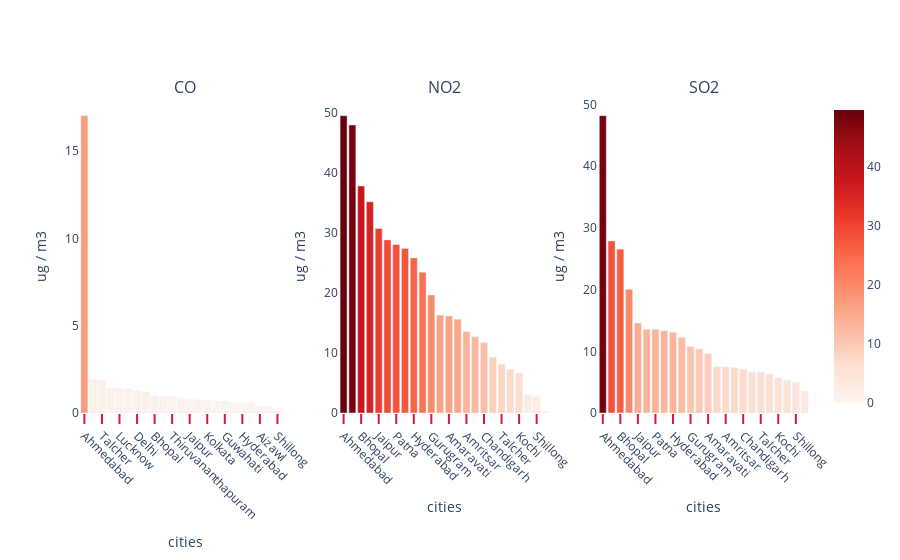

The code cell stored with this chart in its notebook:
### Code cell
x4= city_day[['CO','City']].groupby(["City"]).median().sort_values(by='CO',ascending=False).reset_index()
x5 = city_day[['NO2','City']].groupby(["City"]).median().sort_values(by='NO2',ascending=False).reset_index()
x6 = city_day[['SO2','City']].groupby(["City"]).median().sort_values(by='SO2',ascending=False).reset_index()


from plotly.subplots import make_subplots
fig = make_subplots(
    rows=1, cols=3,
    subplot_titles=("CO","NO2",'SO2'))

fig.add_trace(go.Bar( y=x4['CO'], x=x4["City"],  
                     marker=dict(color=x4['CO'], coloraxis="coloraxis")),
              1, 1)


fig.add_trace(go.Bar( y=x5['NO2'], x=x5["City"],  
                     marker=dict(color=x5['NO2'], coloraxis="coloraxis")),
              1, 2)

fig.add_trace(go.Bar( y=x6['SO2'], x=x5["City"],  
                     marker=dict(color=x6['SO2'], coloraxis="coloraxis")),
              1, 3)
fig.update_layout(coloraxis=dict(colorscale='reds'), showlegend=False,plot_bgcolor='white')
fig.update_xaxes(ticks="outside", tickwidth=2,tickangle=45, tickcolor='crimson', ticklen=10,title_text="cities")
fig.update_yaxes(title_text="ug / m3", row=1, col=1)
fig.update_yaxes(title_text="ug / m3", row=1, col=2)
fig.update_yaxes(title_text="ug / m3", row=1, col=3)
fig.show()

### Figure 1 — Plotly figure (JSON) as saved in the notebook; plotly's stock layout.template omitted (floating-point values rounded to 4 significant figures)
{"data": [{"marker": {"color": [17.03, 1.91, 1.87, 1.42, 1.39, 1.35, 1.265, 1.2, 0.97, 0.93, 0.92, 0.85, 0.79, 0.75, 0.74, 0.66, 0.655, 0.59, 0.58, 0.55, 0.365, 0.34, 0.25, 0], "coloraxis": "coloraxis"}, "type": "bar", "x": ["Ahmedabad", "Brajrajnagar", "Talcher", "Patna", "Lucknow", "Ernakulam", "Delhi", "Kochi", "Bhopal", "Bengaluru", "Thiruvananthapuram", "Chennai", "Jaipur", "Gurugram", "Kolkata", "Chandigarh", "Guwahati", "Amaravati", "Hyderabad", "Amritsar", "Aizawl", "Jorapokhar", "Shillong", "Mumbai"], "xaxis": "x", "y": [17.03, 1.91, 1.87, 1.42, 1.39, 1.35, 1.265, 1.2, 0.97, 0.93, 0.92, 0.85, 0.79, 0.75, 0.74, 0.66, 0.655, 0.59, 0.58, 0.55, 0.365, 0.34, 0.25, 0], "yaxis": "y"}, {"marker": {"color": [49.52, 47.98, 37.81, 35.17, 30.72, 28.83, 28.08, 27.41, 25.83, 23.45, 19.64, 16.29, 16.17, 15.62, 13.55, 12.71, 11.69, 9.28, 8.1, 7.25, 6.64, 2.99, 2.66, 0.26], "coloraxis": "coloraxis"}, "type": "bar", "x": ["Ahmedabad", "Delhi", "Bhopal", "Kolkata", "Jaipur", "Lucknow", "Patna", "Bengaluru", "Hyderabad", "Mumbai", "Gurugram", "Brajrajnagar", "Amaravati", "Chennai", "Amritsar", "Guwahati", "Chandigarh", "Jorapokhar", "Talcher", "Thiruvananthapuram", "Kochi", "Ernakulam", "Shillong", "Aizawl"], "xaxis": "x2", "y": [49.52, 47.98, 37.81, 35.17, 30.72, 28.83, 28.08, 27.41, 25.83, 23.45, 19.64, 16.29, 16.17, 15.62, 13.55, 12.71, 11.69, 9.28, 8.1, 7.25, 6.64, 2.99, 2.66, 0.26], "yaxis": "y2"}, {"marker": {"color": [48.21, 27.9, 26.56, 20.05, 14.58, 13.59, 13.57, 13.33, 13.07, 12.27, 10.78, 10.37, 9.63, 7.485, 7.44, 7.33, 7.08, 6.605, 6.595, 6.265, 5.68, 5.255, 4.93, 3.52], "coloraxis": "coloraxis"}, "type": "bar", "x": ["Ahmedabad", "Delhi", "Bhopal", "Kolkata", "Jaipur", "Lucknow", "Patna", "Bengaluru", "Hyderabad", "Mumbai", "Gurugram", "Brajrajnagar", "Amaravati", "Chennai", "Amritsar", "Guwahati", "Chandigarh", "Jorapokhar", "Talcher", "Thiruvananthapuram", "Kochi", "Ernakulam", "Shillong", "Aizawl"], "xaxis": "x3", "y": [48.21, 27.9, 26.56, 20.05, 14.58, 13.59, 13.57, 13.33, 13.07, 12.27, 10.78, 10.37, 9.63, 7.485, 7.44, 7.33, 7.08, 6.605, 6.595, 6.265, 5.68, 5.255, 4.93, 3.52], "yaxis": "y3"}], "layout": {"annotations": [{"font": {"size": 16}, "showarrow": false, "text": "CO", "x": 0.1444, "xanchor": "center", "xref": "paper", "y": 1, "yanchor": "bottom", "yref": "paper"}, {"font": {"size": 16}, "showarrow": false, "text": "NO2", "x": 0.5, "xanchor": "center", "xref": "paper", "y": 1, "yanchor": "bottom", "yref": "paper"}, {"font": {"size": 16}, "showarrow": false, "text": "SO2", "x": 0.8556, "xanchor": "center", "xref": "paper", "y": 1, "yanchor": "bottom", "yref": "paper"}], "coloraxis": {"colorscale": [[0, "rgb(255,245,240)"], [0.125, "rgb(254,224,210)"], [0.25, "rgb(252,187,161)"], [0.375, "rgb(252,146,114)"], [0.5, "rgb(251,106,74)"], [0.625, "rgb(239,59,44)"], [0.75, "rgb(203,24,29)"], [0.875, "rgb(165,15,21)"], [1, "rgb(103,0,13)"]]}, "plot_bgcolor": "white", "showlegend": false, "xaxis": {"anchor": "y", "domain": [0, 0.2889], "tickangle": 45, "tickcolor": "crimson", "ticklen": 10, "ticks": "outside", "tickwidth": 2, "title": {"text": "cities"}}, "xaxis2": {"anchor": "y2", "domain": [0.3556, 0.6444], "tickangle": 45, "tickcolor": "crimson", "ticklen": 10, "ticks": "outside", "tickwidth": 2, "title": {"text": "cities"}}, "xaxis3": {"anchor": "y3", "domain": [0.7111, 1], "tickangle": 45, "tickcolor": "crimson", "ticklen": 10, "ticks": "outside", "tickwidth": 2, "title": {"text": "cities"}}, "yaxis": {"anchor": "x", "domain": [0, 1], "title": {"text": "ug / m3"}}, "yaxis2": {"anchor": "x2", "domain": [0, 1], "title": {"text": "ug / m3"}}, "yaxis3": {"anchor": "x3", "domain": [0, 1], "title": {"text": "ug / m3"}}}}
